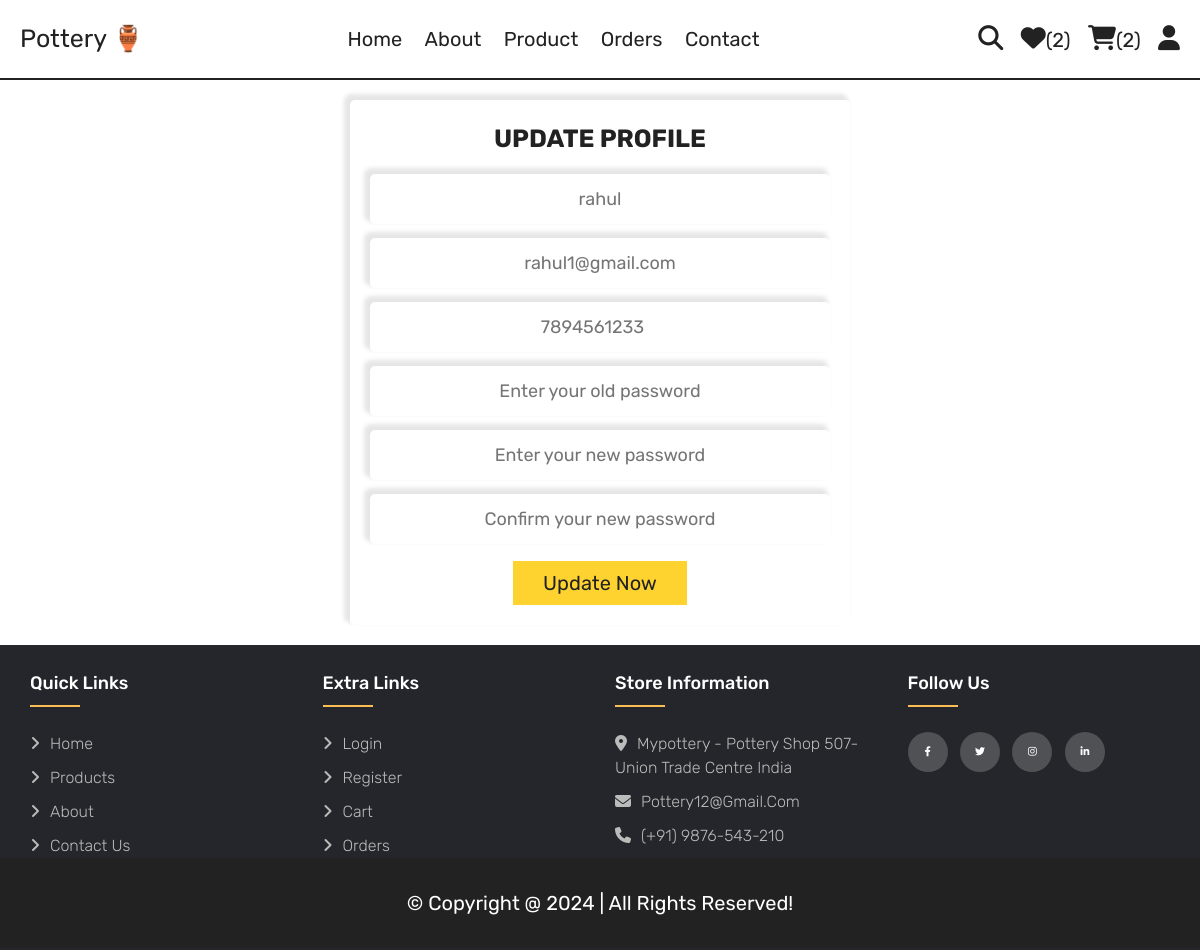
Page /update_profile.php (signed in) on the committed database.
### tables this page shows
CREATE TABLE `users` (
  `id` int(100) NOT NULL,
  `name` varchar(20) NOT NULL,
  `email` varchar(50) NOT NULL,
  `number` varchar(10) NOT NULL,
  `password` varchar(50) NOT NULL,
  `address` varchar(500) NOT NULL
);

### update_profile.php (the view, shortened to what this page needs)
<?php
include 'components/connect.php';
?>
<!DOCTYPE html>
<html lang="en">
<head>
   <link rel="stylesheet" href="https://cdnjs.cloudflare.com/ajax/libs/font-awesome/6.1.1/css/all.min.css">
   <link rel="stylesheet" href="css/style.css">
</head>
<body>
<?php include 'components/user_header.php'; ?>
<section class="form-container update-form">
   <form action="" method="post">
      <h3>update profile</h3>
      <input type="text" name="name" placeholder="<?= $fetch_profile['name']; ?>" class="box" maxlength="50">
      <input type="email" name="email" placeholder="<?= $fetch_profile['email']; ?>" class="box" maxlength="50" oninput="this.value = this.value.replace(/\s/g, '')">
      <input type="number" name="number" placeholder="<?= $fetch_profile['number']; ?>"" class="box" min="0" max="9999999999" maxlength="10">
      <input type="password" name="old_pass" placeholder="Enter your old password" class="box" maxlength="50" oninput="this.value = this.value.replace(/\s/g, '')">
      <input type="password" name="new_pass" placeholder="Enter your new password" class="box" maxlength="50" oninput="this.value = this.value.replace(/\s/g, '')">
      <input type="password" name="confirm_pass" placeholder="Confirm your new password" class="box" maxlength="50" oninput="this.value = this.value.replace(/\s/g, '')">
      <input type="submit" value="update now" name="submit" class="btn">
   </form>
</section>
<?php include 'components/footer.php'; ?>
</body>
</html>

### css/style.css (style rules this page uses)
:root { --yellow:#fed330; --red:#e74c3c; --white:#fff; --black:#222; --light-color:#777; --border:.2rem solid var(--black); }
* { font-family: 'Rubik', sans-serif; margin:0; padding:0; box-sizing: border-box; outline: none; border: none; text-decoration: none; }
html { font-size: 62.5%; overflow-x: hidden; scroll-behavior: smooth; stop-opacity: 7rem; }
section { margin:0 auto ; max-width: 1200px; padding:2rem; }
.btn, .delete-btn, .option-btn { margin-top: 1rem; display: inline-block; font-size: 2rem; padding:1rem 3rem; cursor: pointer; text-transform: capitalize; transition: .2s linear; }
.btn { background-color: var(--yellow); color:var(--black); }
.form-container form { background-color: var(--white); border-radius: .5rem; box-shadow: -4px -4px 4px 2px rgba(0, 0, 0, 0.1); margin:0 auto; max-width: 50rem; padding:2rem; text-align: center; }
.form-container form h3 { font-size: 2.5rem; color:var(--black); text-transform: uppercase; margin-bottom: 1rem; }
.form-container form .box { margin:.7rem 0; width: 100%; padding:1.4rem; font-size: 1.8rem; color:var(--black); border-radius: .5rem; box-shadow:-4px -4px 4px 2px rgba(0, 0, 0, 0.1); text-align: center; }
body { line-height: 1.5; font-family: 'Poppins', sans-serif; }
* { margin:0; padding:0; box-sizing: border-box; }

### rows in the picture
users: name "rahul", email "rahul1@gmail.com", number "7894561233"

### other values in the picture
$total_wishlist_counts "2"
$total_cart_items "2"
